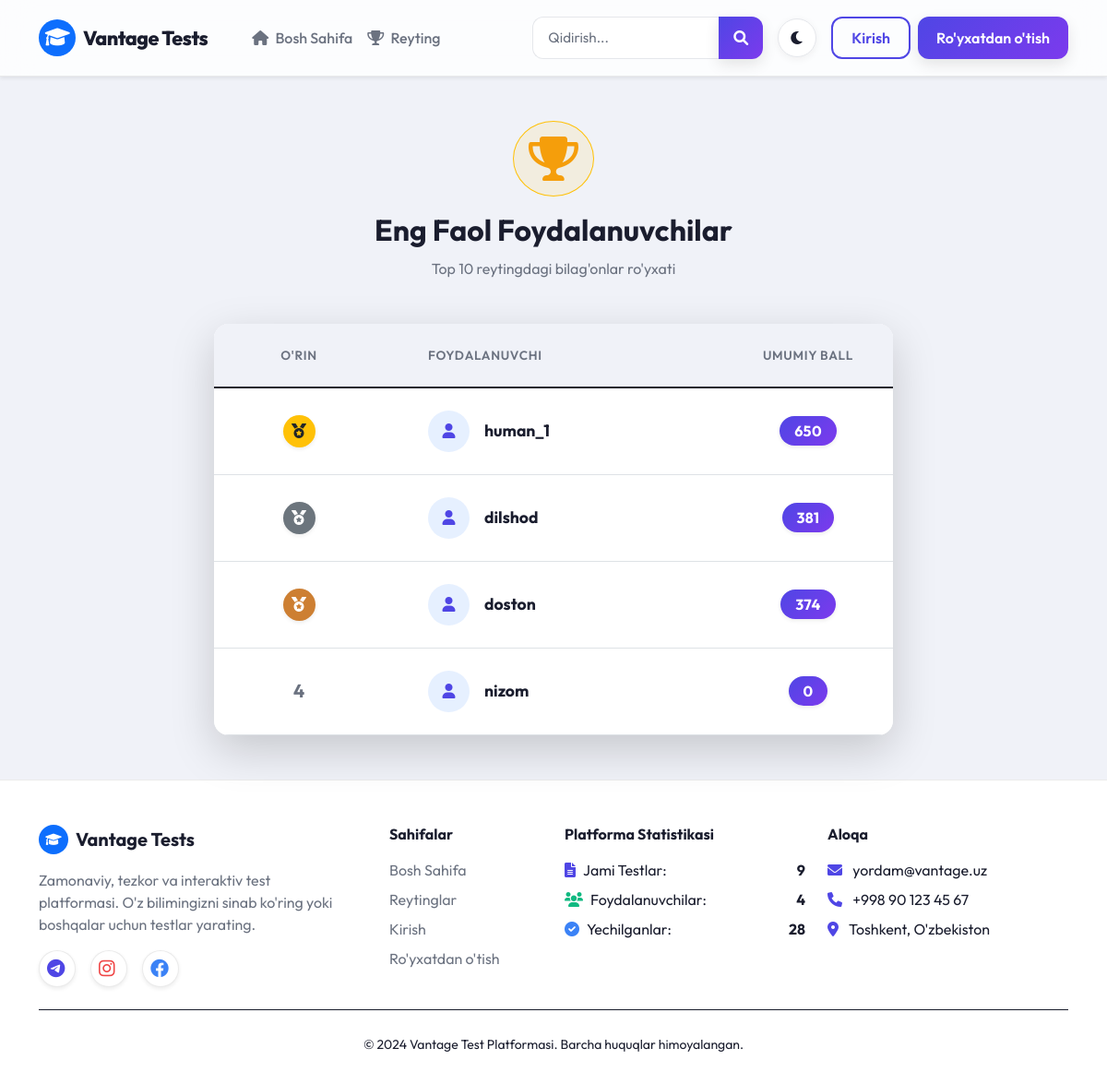
Page /leaderboard/ on the committed database.
### main/models.py (models this page shows, shortened)
class Profile(models.Model):
    user = models.OneToOneField(User, on_delete=models.CASCADE)
    bio = models.TextField(max_length=500, blank=True)
    total_score = models.PositiveIntegerField(default=0)

### main/views.py (the view)
# urls.py: path('leaderboard/', views.leaderboard, name='leaderboard'),
def leaderboard(request):
    top_users = Profile.objects.all().order_by('-total_score')[:10]
    return render(request, 'leaderboard.html', {'top_users': top_users})

### main/context_processors.py (called while the page is built)
def footer_stats(request):
    try:
        total_tests_count = Test.objects.count()
    except Exception:
        total_tests_count = 0
    try:
        active_users_count = User.objects.filter(is_active=True).count()
    except Exception:
        active_users_count = 0
    try:
        completed_tests_count = CheckTest.objects.count()
    except Exception:
        completed_tests_count = 0
    return {
        'total_tests_count': total_tests_count,
        'active_users_count': active_users_count,
        'completed_tests_count': completed_tests_count,
    }

### templates/leaderboard.html (shortened to what this page needs)
{% extends 'base.html' %}
{% block content %}
<div class="container py-4">
    <div class="text-center mb-5">
        <div class="d-inline-flex border border-warning bg-warning bg-opacity-10 p-3 rounded-circle mb-3">
            <i class="fas fa-trophy text-warning fa-3x"></i>
        </div>
        <h2 class="fw-bold mb-2">Eng Faol Foydalanuvchilar</h2>
        <p class="text-muted">Top 10 reytingdagi bilag'onlar ro'yxati</p>
    </div>
    <div class="row justify-content-center">
        <div class="col-lg-8">
            <div class="card border-0 shadow-lg rounded-4 overflow-hidden bg-card">
                <div class="card-body p-0">
                    <div class="table-responsive">
                        <table class="table table-hover align-middle mb-0 text-center">
                            <thead class="table-light text-muted position-relative" style="font-size: 0.9rem;">
                                <tr>
                                    <th class="py-4 w-25 border-bottom-0">O'rin</th>
                                    <th class="py-4 w-50 border-bottom-0 text-start ps-5">Foydalanuvchi</th>
                                    <th class="py-4 w-25 border-bottom-0">Umumiy Ball</th>
                                </tr>
                            </thead>
                            <tbody>
                                {% for profile in top_users %}
                                <tr style="transition: all 0.3s; cursor: pointer;" onclick="window.location='{% url 'profile' profile.user.username %}'">
                                    <td class="py-4">
                                        {% if forloop.counter == 1 %}
                                        <div class="d-inline-block bg-warning text-dark fw-bold rounded-circle shadow-sm" style="width: 35px; height: 35px; line-height:35px; font-size: 1rem;"><i class="fas fa-medal"></i></div>
                                        {% elif forloop.counter == 2 %}
                                        <div class="d-inline-block bg-secondary text-white fw-bold rounded-circle shadow-sm" style="width: 35px; height: 35px; line-height:35px; font-size: 1rem;"><i class="fas fa-medal"></i></div>
                                        {% elif forloop.counter == 3 %}
                                        <div class="d-inline-block text-white fw-bold rounded-circle shadow-sm" style="width: 35px; height: 35px; line-height:35px; background: #cd7f32; font-size: 1rem;"><i class="fas fa-medal"></i></div>
                                        {% else %}
                                        <span class="fw-bold text-muted fs-5">{{ forloop.counter }}</span>
                                        {% endif %}
                                    </td>
                                    <td class="py-4 text-start ps-5">
                                        <div class="d-flex align-items-center">
                                            <div class="bg-primary bg-opacity-10 text-primary rounded-circle d-flex justify-content-center align-items-center me-3" style="width: 45px; height: 45px;">
                                                <i class="fas fa-user"></i>
                                            </div>
                                            <span class="fw-bold text-main" style="font-size: 1.1rem;">{{ profile.user.username }}</span>
                                        </div>
                                    </td>
                                    <td class="py-4">
                                        <span class="badge bg-primary px-3 py-2 rounded-pill fs-6 fw-bold shadow-sm">{{ profile.total_score }}</span>
                                    </td>
                                </tr>
                                {% endfor %}
                            </tbody>
                        </table>
                    </div>
                </div>
            </div>
        </div>
    </div>
</div>
{% endblock %}

### static/style.css (style rules this page uses)
:root { --bg-main: #f0f2f8; --bg-card: #ffffff; --bg-glass: rgba(255, 255, 255, 0.80); --bg-glass-dark: rgba(255,255,255,0.05); --text-main: #1a1d2e; --text-muted: #6b7280; --text-on-primary: #ffffff; --primary: #4f46e5; --primary-dark: #3730a3; --primary-gradient: linear-gradient(135deg, #4f46e5 0%, #7c3aed 100%); --primary-hover: #4338ca; --primary-soft: rgba(79, 70, 229, 0.10); --secondary: #ec4899; --secondary-gradient: linear-gradient(135deg, #ec4899, #f43f5e); --success: #10b981; --success-soft: rgba(16, 185, 129, 0.10); --danger: #ef4444; --danger-soft: rgba(239, 68, 68, 0.10); --warning: #f59e0b; --warning-soft: rgba(245, 158, 11, 0.10); --info: #3b82f6; --info-soft: rgba(59, 130, 246, 0.10); --border: rgba(0, 0, 0, 0.08); --border-solid: #e5e7eb; --shadow-xs: 0 1px 2px rgba(0,0,0,0.05); --shadow-sm: 0 2px 8px rgba(0,0,0,0.06); --shadow-md: 0 6px 16px rgba(0,0,0,0.10); --shadow-lg: 0 12px 32px rgba(0,0,0,0.12); --shadow-xl: 0 24px 48px rgba(0,0,0,0.14); --shadow-primary: 0 8px 24px rgba(79, 70, 229, 0.35); --radius-sm: 8px; --radius-md: 12px; --radius-lg: 16px; --radius-xl: 24px; --radius-full: 9999px; }
*, *::before, *::after { box-sizing: border-box; }
* { transition: background-color 0.3s ease, border-color 0.3s ease, color 0.2s ease; }
body { font-family: 'Outfit', sans-serif; color: var(--text-main); background-color: var(--bg-main); min-height: 100vh; display: flex; flex-direction: column; -webkit-font-smoothing: antialiased; -moz-osx-font-smoothing: grayscale; }
h1, h2, h3, h4, h5, h6 { color: var(--text-main); font-weight: 700; line-height: 1.3; }
p, span, li, td, th, label, small { color: var(--text-main); }
.bg-card { background-color: var(--bg-card) !important; }
.text-main { color: var(--text-main) !important; }
.text-muted { color: var(--text-muted) !important; }
.text-primary { color: var(--primary) !important; }
.text-warning { color: var(--warning) !important; }
.card { background-color: var(--bg-card); border: 1px solid var(--border); border-radius: var(--radius-lg); box-shadow: var(--shadow-sm); transition: transform 0.25s ease, box-shadow 0.25s ease, border-color 0.25s ease; overflow: hidden; }
.card-body { padding: 1.5rem; background-color: var(--bg-card); }
.badge { font-family: 'Outfit', sans-serif; padding: 0.4em 0.75em; border-radius: var(--radius-sm); font-weight: 600; font-size: 0.78rem; letter-spacing: 0.02em; }
.badge.bg-primary { background: var(--primary-gradient) !important; color: #fff; }
.table { --bs-table-color: var(--text-main); --bs-table-bg: transparent; --bs-table-border-color: var(--border); color: var(--text-main); }
.table > :not(caption) > * > * { background-color: transparent; color: var(--text-main); }
.table thead th { color: var(--text-muted); font-weight: 600; font-size: 0.85rem; text-transform: uppercase; letter-spacing: 0.05em; border-bottom: 2px solid var(--border); background-color: var(--bg-main) !important; }
.table-hover tbody tr { transition: background-color 0.15s; cursor: pointer; }
.table-light { --bs-table-bg: var(--bg-main) !important; background-color: var(--bg-main) !important; }

### rows in the picture
Profile: user.username "human_1", total_score "650"
Profile: user.username "dilshod", total_score "381"
Profile: user.username "doston", total_score "374"
Profile: user.username "nizom", total_score "0"

### other values in the picture
{{ total_tests_count|default:"0" }} "9"
{{ active_users_count|default:"0" }} "4"
{{ completed_tests_count|default:"0" }} "28"
